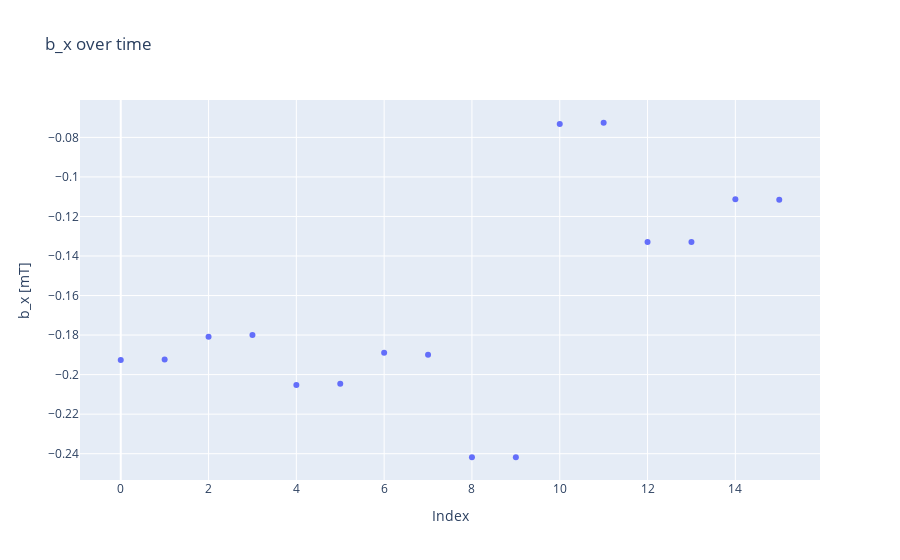

Notebook source saved alongside this figure:
### Code cell
index = np.array(range(len(bx7)))
measuredbx = go.Scatter(x=index, y=bx7, mode='markers')
layoutbx = go.Layout(title='b_x over time')
figbx = go.Figure(data=[measuredbx], layout=layoutbx)
figbx.update_yaxes(scaleanchor='y')
figbx.update_layout(
    xaxis_title="Index",
    yaxis_title="b_x [mT]"
)
figbx.show()

### Figure 1 — Plotly figure (JSON) as saved in the notebook; plotly's stock layout.template omitted (floating-point values rounded to 4 significant figures)
{"data": [{"mode": "markers", "type": "scatter", "x": [0, 1, 2, 3, 4, 5, 6, 7, 8, 9, 10, 11, 12, 13, 14, 15], "y": [-0.1926, -0.1923, -0.1809, -0.18, -0.2052, -0.2046, -0.189, -0.1899, -0.2418, -0.2418, -0.0732, -0.0726, -0.1329, -0.1329, -0.1113, -0.1116]}], "layout": {"title": {"text": "b_x over time"}, "xaxis": {"title": {"text": "Index"}}, "yaxis": {"scaleanchor": "y", "title": {"text": "b_x [mT]"}}}}
